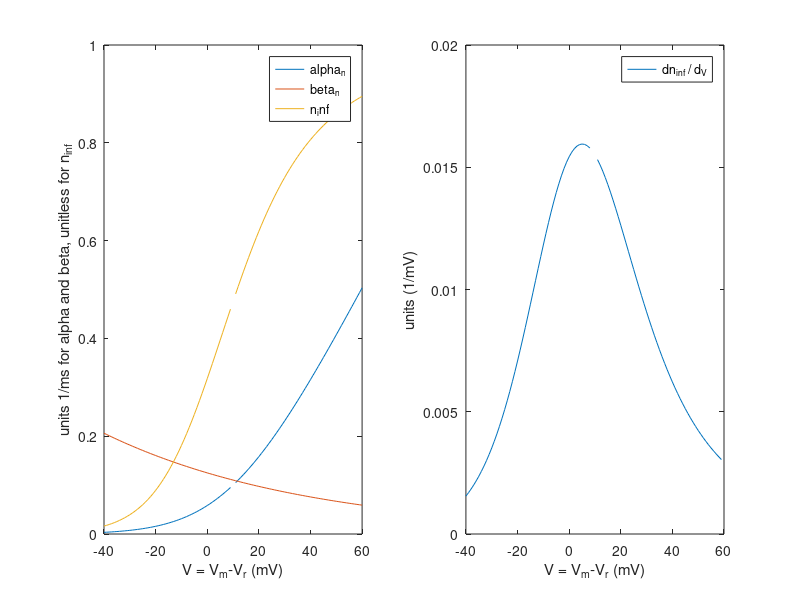
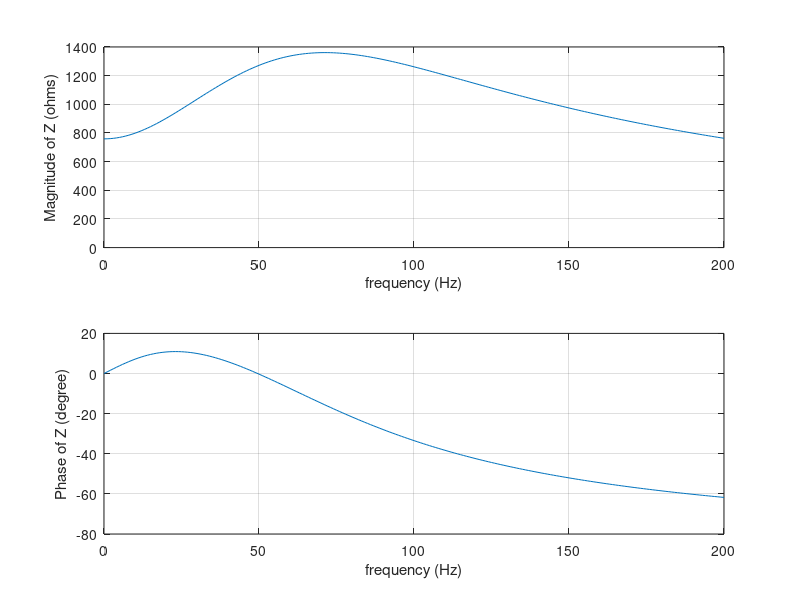

The MATLAB source for these figures, in order:
%% Q1

% plot 1
vmin = -40;
vmax = 60;
V = linspace(vmin, vmax, vmax-vmin+1);
alpha_n = 0.01 .* (10 - V) ./ ( exp((10-V)./10) - 1);
beta_n = 0.125 .* exp(-V/80);
n_inf = alpha_n ./ (alpha_n + beta_n);
dn_inf = n_inf(2:length(n_inf)) - n_inf(1:length(n_inf)-1);
dV = V(2:length(V)) - V(1:length(V)-1);

figure(1)
subplot(1,2,1)
plot(V, alpha_n);
hold on;
plot(V, beta_n);
plot(V, n_inf);
legend('alpha_n', 'beta_n', 'n_inf');
xlabel("V = V_m-V_r (mV)");
ylabel("units 1/ms for alpha and beta, unitless for n_{inf}");

subplot(1,2,2)
plot(V(1:length(V)-1), dn_inf ./ dV);
legend("dn_{inf} / d_V");
xlabel("V = V_m-V_r (mV)");
ylabel("units (1/mV)");


% plot 2
% declaring variables, convert to MKS units
V_k = -12*1e-3;
V_lxww = 10.6*1e-3;
g_k = 30*1e-3; % mho / cm^2
g_l = 0.3*1e-3; % mho / cm^2
C_m = 1e-6; % F / cm^2

% find variable condition at V = 0 
n_v = n_inf(V == 0);
dn_dv = dn_inf(V == 0);

alpha_n_v = alpha_n(V == 0);
beta_n_v = beta_n(V == 0);

r = 1 / (g_k*4*n_v^3*(0 - V_k)*dn_dv) * 1e-3;
L = r / (alpha_n_v + beta_n_v) * 1e-3;
R = 1 / (g_l + g_k*n_v^4);

f = linspace(0, 200, 201);
w = 2*pi*f;

z1 = 1i.*w.*C_m;
z2 = 1/R;
z3 = 1./(r+1i.*w.*L);

Z = 1 ./ (z1+z2+z3);
Z_mag = abs(Z);
Z_phase = angle(Z) .* (180 / pi);

figure(2)
subplot(2,1,1)
plot(f, Z_mag);
ylim([0, 1400]);
grid on;
xlabel("frequency (Hz)");
ylabel("Magnitude of Z (ohms)");

subplot(2,1,2)
plot(f, Z_phase);
grid on;
xlabel("frequency (Hz)");
ylabel("Phase of Z (degree)");

